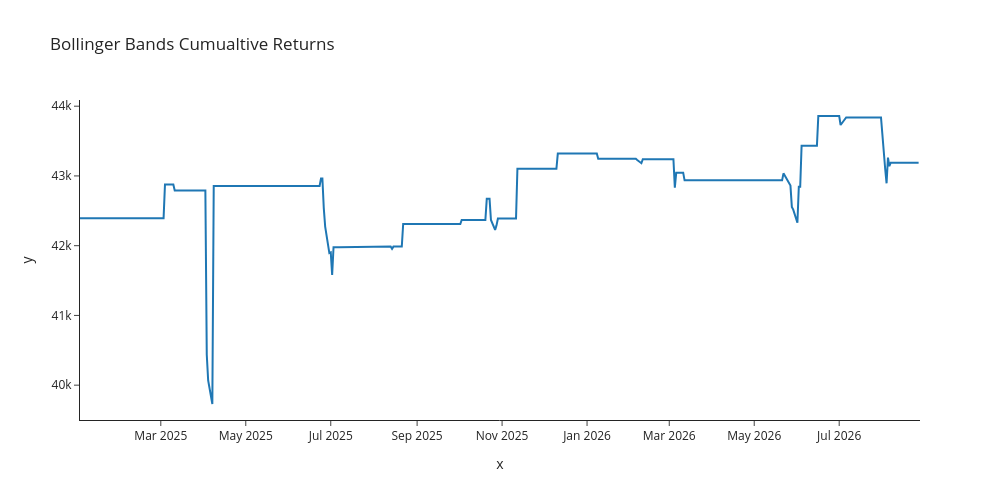

The notebook cell this image was saved under:
### Markdown cell above
<br>
<div class="alert alert-block alert-info"><b>
In the plot above we can see the Bollinger Bands encapsulating the Close and Moving Average time series, we also generate
Buy and Sell signals with black points/dots. The Buy signal is when the Close price touches or crosses the lower Bollinger
Band and a Sell signal is when the Close price touches/crosses the upper Bollinger Band. As we can see from this plot alone,
the strategy focuses more on reducing risk and therefore should not yield high returns. The wider the Bands are from each other,
signifies higher volatility or risk and the closer they are would be less risk - we can see that most of the Buy and Sell signals
occur when the bands are closer together and during high volatility no/less signals occur.
</b></div>
</br>

### Code cell
fig = px.line(x = df3.index, y = df3['CumulativeWealth3'],
             height = 500, width = 1000, template = 'simple_white', title = 'Bollinger Bands Cumualtive Returns')
fig.show()

### Figure 1 — Plotly figure (JSON) as saved in the notebook; plotly's stock layout.template omitted (floating-point values rounded to 4 significant figures; data arrays with more than 128 entries replaced by an {"elided": "..."} marker saying what was removed)
{"data": [{"hovertemplate": "x=%{x}<br>y=%{y}<extra></extra>", "legendgroup": "", "line": {"color": "#1F77B4", "dash": "solid"}, "marker": {"symbol": "circle"}, "mode": "lines", "name": "", "orientation": "v", "showlegend": false, "type": "scatter", "x": {"elided": "415 str values"}, "xaxis": "x", "y": {"elided": "415 float values"}, "yaxis": "y"}], "layout": {"height": 500, "legend": {"tracegroupgap": 0}, "title": {"text": "Bollinger Bands Cumualtive Returns"}, "width": 1000, "xaxis": {"anchor": "y", "autorange": true, "domain": [0, 1], "range": ["2025-01-02", "2026-08-28"], "title": {"text": "x"}, "type": "date"}, "yaxis": {"anchor": "x", "autorange": true, "domain": [0, 1], "range": [39500.0, 44090.0], "title": {"text": "y"}, "type": "linear"}}}
